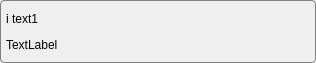
<?xml version="1.0" encoding="UTF-8"?>
<ui version="4.0">
 <class>Graphics_Item_Origin_Visualizer_Entry</class>
 <widget class="QFrame" name="Graphics_Item_Origin_Visualizer_Entry">
  <property name="geometry">
   <rect>
    <x>0</x>
    <y>0</y>
    <width>316</width>
    <height>63</height>
   </rect>
  </property>
  <property name="sizePolicy">
   <sizepolicy hsizetype="Minimum" vsizetype="Minimum">
    <horstretch>0</horstretch>
    <verstretch>0</verstretch>
   </sizepolicy>
  </property>
  <property name="autoFillBackground">
   <bool>false</bool>
  </property>
  <property name="styleSheet">
   <string notr="true">#Graphics_Item_Origin_Visualizer_Entry {     border: 1px solid gray;
     border-radius: 4px; }</string>
  </property>
  <property name="frameShape">
   <enum>QFrame::StyledPanel</enum>
  </property>
  <layout class="QVBoxLayout" name="verticalLayout">
   <property name="spacing">
    <number>0</number>
   </property>
   <property name="leftMargin">
    <number>5</number>
   </property>
   <property name="topMargin">
    <number>5</number>
   </property>
   <property name="rightMargin">
    <number>5</number>
   </property>
   <property name="bottomMargin">
    <number>5</number>
   </property>
   <item>
    <layout class="QHBoxLayout" name="horizontalLayout">
     <item>
      <widget class="QLabel" name="icon">
       <property name="text">
        <string>i</string>
       </property>
      </widget>
     </item>
     <item>
      <spacer name="horizontalSpacer_2">
       <property name="orientation">
        <enum>Qt::Horizontal</enum>
       </property>
       <property name="sizeType">
        <enum>QSizePolicy::Fixed</enum>
       </property>
       <property name="sizeHint" stdset="0">
        <size>
         <width>3</width>
         <height>20</height>
        </size>
       </property>
      </spacer>
     </item>
     <item>
      <widget class="QLabel" name="lab1">
       <property name="text">
        <string>text1</string>
       </property>
      </widget>
     </item>
     <item>
      <spacer name="horizontalSpacer">
       <property name="orientation">
        <enum>Qt::Horizontal</enum>
       </property>
       <property name="sizeHint" stdset="0">
        <size>
         <width>10</width>
         <height>0</height>
        </size>
       </property>
      </spacer>
     </item>
    </layout>
   </item>
   <item>
    <widget class="QLabel" name="lab2">
     <property name="sizePolicy">
      <sizepolicy hsizetype="Expanding" vsizetype="Minimum">
       <horstretch>0</horstretch>
       <verstretch>0</verstretch>
      </sizepolicy>
     </property>
     <property name="text">
      <string>TextLabel</string>
     </property>
    </widget>
   </item>
  </layout>
 </widget>
 <resources/>
 <connections/>
</ui>
